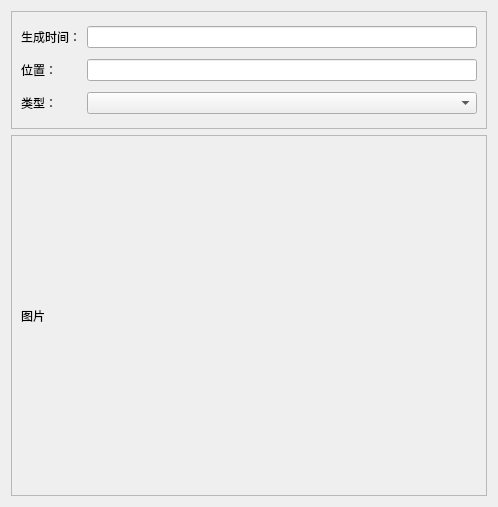
<?xml version="1.0" encoding="UTF-8"?>
<ui version="4.0">
 <class>InformationDetailDialog</class>
 <widget class="QDialog" name="InformationDetailDialog">
  <property name="geometry">
   <rect>
    <x>0</x>
    <y>0</y>
    <width>498</width>
    <height>507</height>
   </rect>
  </property>
  <property name="windowTitle">
   <string>详情</string>
  </property>
  <layout class="QVBoxLayout" name="verticalLayout">
   <item>
    <widget class="QFrame" name="mFrameTop">
     <property name="maximumSize">
      <size>
       <width>16777215</width>
       <height>118</height>
      </size>
     </property>
     <property name="frameShape">
      <enum>QFrame::StyledPanel</enum>
     </property>
     <property name="frameShadow">
      <enum>QFrame::Raised</enum>
     </property>
     <layout class="QHBoxLayout" name="horizontalLayout_2">
      <item>
       <layout class="QGridLayout" name="gridLayout">
        <property name="sizeConstraint">
         <enum>QLayout::SetDefaultConstraint</enum>
        </property>
        <item row="2" column="0">
         <widget class="QLabel" name="lableposition">
          <property name="text">
           <string>位置：</string>
          </property>
         </widget>
        </item>
        <item row="2" column="1">
         <widget class="QLineEdit" name="lineeditpostion"/>
        </item>
        <item row="3" column="0">
         <widget class="QLabel" name="labletype">
          <property name="text">
           <string>类型：</string>
          </property>
         </widget>
        </item>
        <item row="3" column="1">
         <widget class="QComboBox" name="comboBoxtype"/>
        </item>
        <item row="0" column="0">
         <widget class="QLabel" name="labeltime">
          <property name="text">
           <string>生成时间：</string>
          </property>
         </widget>
        </item>
        <item row="0" column="1">
         <widget class="QLineEdit" name="lineedittime"/>
        </item>
       </layout>
      </item>
     </layout>
    </widget>
   </item>
   <item>
    <widget class="QFrame" name="mFrameBottom">
     <property name="frameShape">
      <enum>QFrame::StyledPanel</enum>
     </property>
     <property name="frameShadow">
      <enum>QFrame::Raised</enum>
     </property>
     <layout class="QHBoxLayout" name="horizontalLayout">
      <item>
       <layout class="QVBoxLayout" name="verticalLayout_2">
        <item>
         <widget class="QLabel" name="picture">
          <property name="text">
           <string>图片</string>
          </property>
         </widget>
        </item>
       </layout>
      </item>
     </layout>
    </widget>
   </item>
  </layout>
 </widget>
 <resources/>
 <connections/>
</ui>
